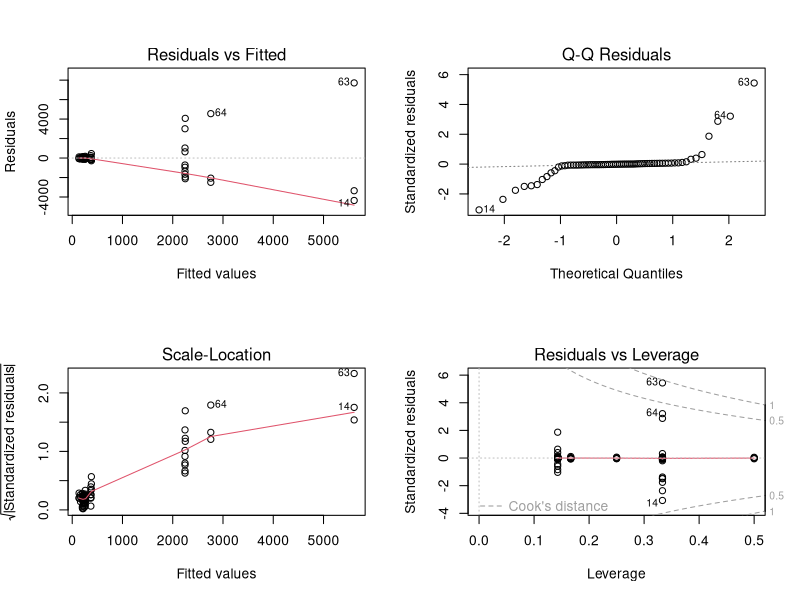
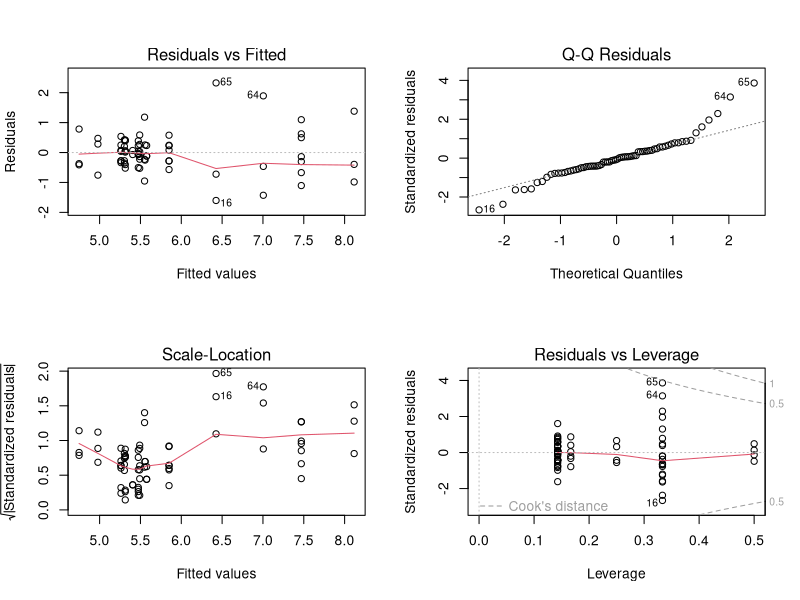
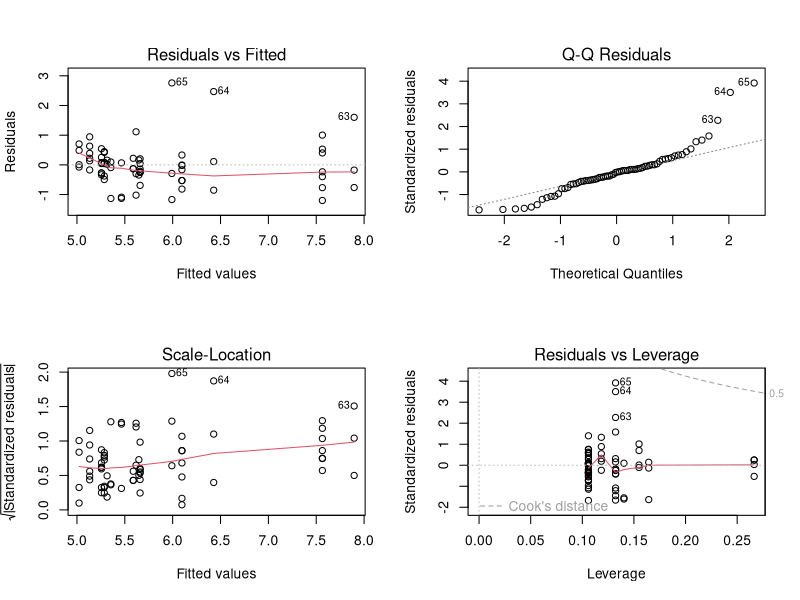
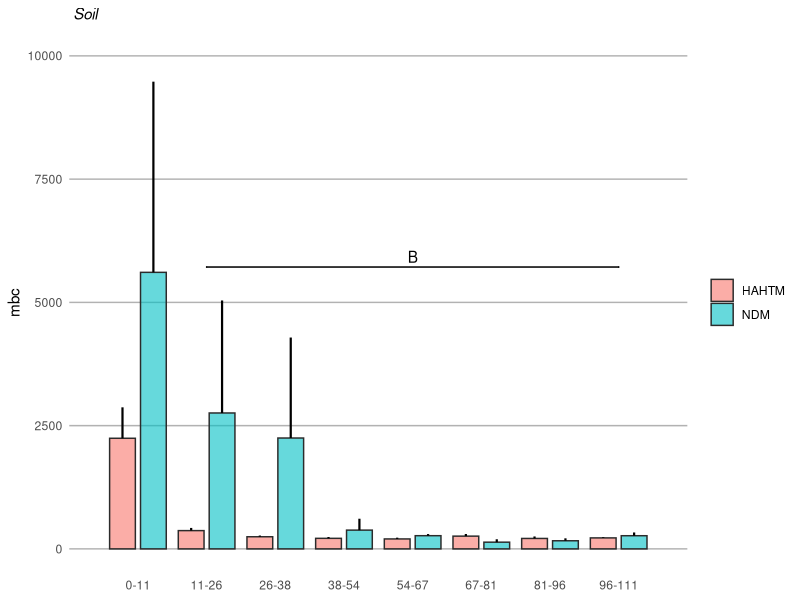
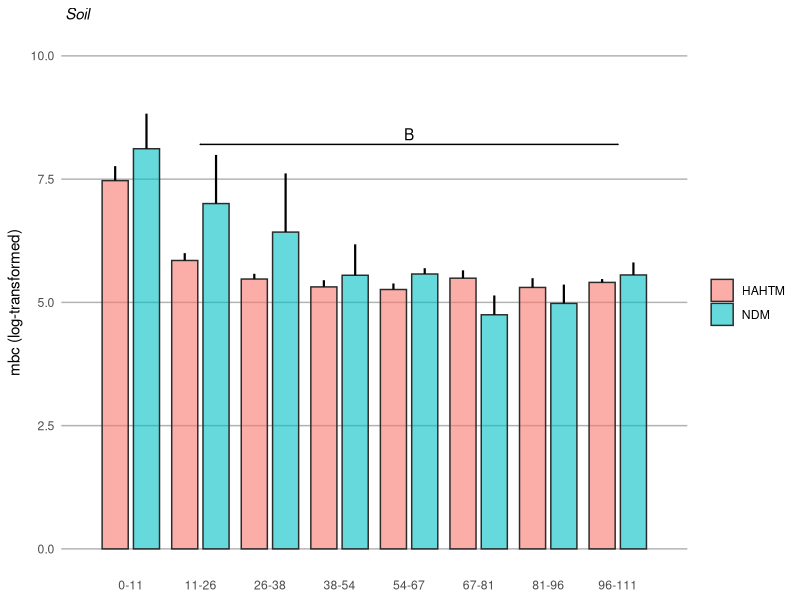

Here is the R script that generated these plots, in order:
## ---- chunk 1
require(tidyverse)
require(foreign)
require(ggplot2)
require(MASS)
require(multcompView)
require(car)
require(ggsignif)
## ---- chunk 2
soil <- read.csv('soil_main.csv') %>%
  as_tibble() %>%
    mutate_at(vars(material, depth_mean, depth_cat), factor)
## ---- chunk 3
soil
## ---- chunk 4
soil.lm <- lm(mbc ~ depth_cat * material, data = soil)
## ---- chunk 5
par(mfrow = c(2, 2))
plot(soil.lm)
## ---- chunk 6
soil_log.lm <- lm(log(mbc) ~ depth_cat * material, data = soil)
## ---- chunk 7
par(mfrow = c(2, 2))
plot(soil_log.lm)
## ---- chunk 8
summary(soil_log.lm)
## ---- chunk 9
Anova(soil_log.lm)
## ---- chunk 10
soil_log2.lm <- lm(log(mbc) ~ material + depth_cat, data = soil)
## ---- chunk 11
par(mfrow = c(2, 2))
plot(soil_log2.lm)
## ---- chunk 12
summary(soil_log2.lm)
## ---- chunk 13
Anova(soil_log2.lm)
## ---- chunk 14
soil_log2.aov <- aov(log(mbc) ~ material + depth_cat, data = soil)
## ---- chunk 15
summary(soil_log2.aov)
## ---- chunk 16
tukey <- TukeyHSD(soil_log2.aov)
## ---- chunk 17
tukey
## ---- chunk 18
cld <- multcompLetters4(soil_log2.aov, tukey) 
## ---- chunk 19
cld
## ---- chunk 20
cld$depth_cat
## ---- chunk 21
soil_main <- read.csv('soil_main.csv') %>%
  as_tibble() %>%
  mutate_at(vars(material, depth_cat), factor) %>%
  group_by(material, depth_cat) %>%
  dplyr::summarize(mean = mean(mbc), 
                   sd = sd(mbc), 
                   n = n(),
                   se = sd/sqrt(n)
  ) %>%
  mutate(se = sd / sqrt(n),
         lower.ci = mean - qt(1 - (0.05 / 2), n - 1) * se,
         upper.ci = mean + qt(1 - (0.05 / 2), n - 1) * se)
## ---- chunk 22
soil_main
## ---- chunk 23
x_labels = c("1", "2", "3", "4", "5", "6", "7", "8")
## ---- chunk 24
x_labels2 = c("0-11", "11-26", "26-38", "38-54", "54-67", "67-81", "81-96", "96-111")
## ---- chunk 25
soil_main.barplot <- ggplot(soil_main, aes(x = depth_cat, y = mean, fill = material)) +   
  geom_bar(stat = "identity", position = position_dodge(width = 0.9), width = 0.75, color = "#2b2b2b", linewidth = 0.50, alpha = 0.6) +
  geom_linerange(aes(ymin = mean, ymax = mean + se), position = position_dodge(width = 0.9), linewidth = 0.75) +
  #geom_signif(comparisons = list(c("1", "1")), y_position = 9950,
  #            tip_length = 0, vjust = 0.1) +
  geom_signif(comparisons = list(c("2", "8")), y_position = 5250,
              annotation = c("B"),
              tip_length = 0, vjust = 0.1) +
  #scale_y_discrete(expand = c(0, 8000), expression(paste("mbc"))) + 
  scale_x_discrete(expand = c(0, 1), labels = x_labels2) + 
  ggtitle(expression(paste(italic(" Soil")))) +
  ylab(expression(paste("mbc"))) +
  ylim(0, 10000) +
  labs(x = NULL) +
  theme(strip.text = element_text(size = 10, color = "black", hjust = 0.50),
        strip.background = element_rect(fill = "#FFFFFF", color = NA),    
        panel.background = element_rect(fill = "#FFFFFF", color = NA),
        panel.grid.major.x = element_blank(),
        panel.grid.minor.x = element_blank(),
        panel.grid.minor.y = element_blank(),
        panel.grid.major.y = element_line(color = "#b2b2b2"),
        panel.spacing.x = unit(1, "cm"),
        panel.spacing.y = unit(0.5, "cm"),
        panel.spacing = unit(1, "lines"),
        axis.ticks = element_blank(),
        legend.position = "right",
        plot.title = element_text(size = 11),
        axis.title.y = element_text(size = 11),
        legend.title = element_blank())
## ---- chunk 26
soil_main.barplot
## ---- chunk 27
soil_log_main <- read.csv('soil_main.csv') %>%
  as_tibble() %>%
  mutate_at(vars(material, depth_cat), factor) %>%
  group_by(material, depth_cat) %>%
  dplyr::summarize(mean = mean(log(mbc)), 
                   sd = sd(log(mbc)), 
                   n = n(),
                   se = sd/sqrt(n)
  ) %>%
  mutate(se = sd / sqrt(n),
         lower.ci = mean - qt(1 - (0.05 / 2), n - 1) * se,
         upper.ci = mean + qt(1 - (0.05 / 2), n - 1) * se)
## ---- chunk 28
soil_log_main
## ---- chunk 29
soil_log_main.barplot <- ggplot(soil_log_main, aes(x = depth_cat, y = mean, fill = material)) +   
  geom_bar(stat = "identity", position = position_dodge(width = 0.9), width = 0.75, color = "#2b2b2b", linewidth = 0.50, alpha = 0.6) +
  geom_linerange(aes(ymin = mean, ymax = mean + se), position = position_dodge(width = 0.9), linewidth = 0.75) +
  #geom_signif(comparisons = list(c("1", "1")), y_position = 9950,
  #            tip_length = 0, vjust = 0.1) +
  geom_signif(comparisons = list(c("2", "8")), y_position = 8.0,
              annotation = c("B"),
              tip_length = 0, vjust = 0.1) +
  scale_x_discrete(expand = c(0, 1), labels = x_labels2) + 
  ggtitle(expression(paste(italic(" Soil")))) +
  ylab(expression(paste("mbc (log-transformed)"))) +
  ylim(0, 10) +
  labs(x = NULL) +
  theme(strip.text = element_text(size = 10, color = "black", hjust = 0.50),
        strip.background = element_rect(fill = "#FFFFFF", color = NA),    
        panel.background = element_rect(fill = "#FFFFFF", color = NA),
        panel.grid.major.x = element_blank(),
        panel.grid.minor.x = element_blank(),
        panel.grid.minor.y = element_blank(),
        panel.grid.major.y = element_line(color = "#b2b2b2"),
        panel.spacing.x = unit(1, "cm"),
        panel.spacing.y = unit(0.5, "cm"),
        panel.spacing = unit(1, "lines"),
        axis.ticks = element_blank(),
        legend.position = "right",
        plot.title = element_text(size = 11),
        axis.title.y = element_text(size = 11),
        legend.title = element_blank())
## ---- chunk 30
soil_log_main.barplot
